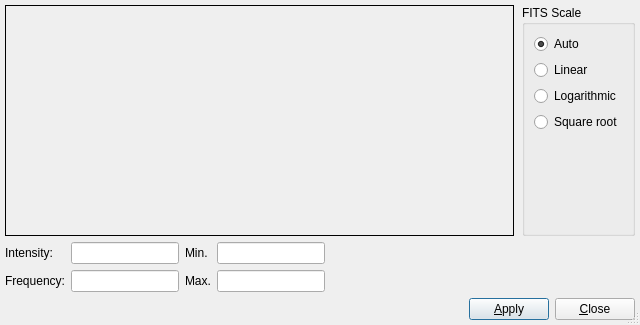
<ui version="4.0" >
 <class>FITSHistogramUI</class>
 <widget class="QDialog" name="FITSHistogramUI" >
  <property name="geometry" >
   <rect>
    <x>0</x>
    <y>0</y>
    <width>640</width>
    <height>325</height>
   </rect>
  </property>
  <property name="sizePolicy" >
   <sizepolicy>
    <hsizetype>5</hsizetype>
    <vsizetype>5</vsizetype>
    <horstretch>0</horstretch>
    <verstretch>0</verstretch>
   </sizepolicy>
  </property>
  <property name="minimumSize" >
   <size>
    <width>640</width>
    <height>325</height>
   </size>
  </property>
  <property name="maximumSize" >
   <size>
    <width>16777215</width>
    <height>16777215</height>
   </size>
  </property>
  <property name="windowTitle" >
   <string>Histogram</string>
  </property>
  <property name="sizeGripEnabled" >
   <bool>true</bool>
  </property>
  <layout class="QVBoxLayout" >
   <property name="margin" >
    <number>5</number>
   </property>
   <property name="spacing" >
    <number>6</number>
   </property>
   <item>
    <layout class="QHBoxLayout" >
     <property name="margin" >
      <number>0</number>
     </property>
     <property name="spacing" >
      <number>8</number>
     </property>
     <item>
      <widget class="histDrawArea" name="histFrame" >
       <property name="sizePolicy" >
        <sizepolicy>
         <hsizetype>7</hsizetype>
         <vsizetype>5</vsizetype>
         <horstretch>0</horstretch>
         <verstretch>0</verstretch>
        </sizepolicy>
       </property>
       <property name="minimumSize" >
        <size>
         <width>500</width>
         <height>200</height>
        </size>
       </property>
       <property name="maximumSize" >
        <size>
         <width>16777215</width>
         <height>16777215</height>
        </size>
       </property>
       <property name="frameShape" >
        <enum>QFrame::Box</enum>
       </property>
       <property name="frameShadow" >
        <enum>QFrame::Plain</enum>
       </property>
       <property name="lineWidth" >
        <number>1</number>
       </property>
      </widget>
     </item>
     <item>
      <widget class="QGroupBox" name="FITSScaleGroup" >
       <property name="windowModality" >
        <enum>Qt::NonModal</enum>
       </property>
       <property name="sizePolicy" >
        <sizepolicy>
         <hsizetype>5</hsizetype>
         <vsizetype>5</vsizetype>
         <horstretch>0</horstretch>
         <verstretch>0</verstretch>
        </sizepolicy>
       </property>
       <property name="layoutDirection" >
        <enum>Qt::LeftToRight</enum>
       </property>
       <property name="autoFillBackground" >
        <bool>false</bool>
       </property>
       <property name="title" >
        <string>FITS Scale</string>
       </property>
       <layout class="QVBoxLayout" >
        <property name="margin" >
         <number>9</number>
        </property>
        <property name="spacing" >
         <number>6</number>
        </property>
        <item>
         <widget class="QRadioButton" name="autoR" >
          <property name="text" >
           <string>Auto</string>
          </property>
          <property name="checked" >
           <bool>true</bool>
          </property>
         </widget>
        </item>
        <item>
         <widget class="QRadioButton" name="linearR" >
          <property name="text" >
           <string>Linear</string>
          </property>
         </widget>
        </item>
        <item>
         <widget class="QRadioButton" name="logR" >
          <property name="text" >
           <string>Logarithmic</string>
          </property>
         </widget>
        </item>
        <item>
         <widget class="QRadioButton" name="sqrtR" >
          <property name="text" >
           <string>Square root</string>
          </property>
         </widget>
        </item>
        <item>
         <spacer>
          <property name="orientation" >
           <enum>Qt::Vertical</enum>
          </property>
          <property name="sizeHint" >
           <size>
            <width>20</width>
            <height>40</height>
           </size>
          </property>
         </spacer>
        </item>
       </layout>
      </widget>
     </item>
    </layout>
   </item>
   <item>
    <layout class="QGridLayout" >
     <property name="margin" >
      <number>0</number>
     </property>
     <property name="spacing" >
      <number>6</number>
     </property>
     <item row="1" column="2" >
      <widget class="QLabel" name="maxLabel" >
       <property name="text" >
        <string>Max.</string>
       </property>
      </widget>
     </item>
     <item row="0" column="1" >
      <widget class="QLineEdit" name="intensityOUT" >
       <property name="sizePolicy" >
        <sizepolicy>
         <hsizetype>5</hsizetype>
         <vsizetype>0</vsizetype>
         <horstretch>0</horstretch>
         <verstretch>0</verstretch>
        </sizepolicy>
       </property>
      </widget>
     </item>
     <item row="0" column="4" >
      <spacer>
       <property name="orientation" >
        <enum>Qt::Horizontal</enum>
       </property>
       <property name="sizeType" >
        <enum>QSizePolicy::Expanding</enum>
       </property>
       <property name="sizeHint" >
        <size>
         <width>130</width>
         <height>20</height>
        </size>
       </property>
      </spacer>
     </item>
     <item row="0" column="3" >
      <widget class="QLineEdit" name="minOUT" >
       <property name="sizePolicy" >
        <sizepolicy>
         <hsizetype>5</hsizetype>
         <vsizetype>0</vsizetype>
         <horstretch>0</horstretch>
         <verstretch>0</verstretch>
        </sizepolicy>
       </property>
      </widget>
     </item>
     <item row="0" column="0" >
      <widget class="QLabel" name="intensityLabel" >
       <property name="text" >
        <string>Intensity:</string>
       </property>
      </widget>
     </item>
     <item row="1" column="1" >
      <widget class="QLineEdit" name="frequencyOUT" >
       <property name="sizePolicy" >
        <sizepolicy>
         <hsizetype>5</hsizetype>
         <vsizetype>0</vsizetype>
         <horstretch>0</horstretch>
         <verstretch>0</verstretch>
        </sizepolicy>
       </property>
      </widget>
     </item>
     <item row="1" column="0" >
      <widget class="QLabel" name="frequencyLabel" >
       <property name="text" >
        <string>Frequency:</string>
       </property>
      </widget>
     </item>
     <item row="0" column="2" >
      <widget class="QLabel" name="minLabel" >
       <property name="text" >
        <string>Min.</string>
       </property>
      </widget>
     </item>
     <item row="1" column="3" >
      <widget class="QLineEdit" name="maxOUT" >
       <property name="sizePolicy" >
        <sizepolicy>
         <hsizetype>5</hsizetype>
         <vsizetype>0</vsizetype>
         <horstretch>0</horstretch>
         <verstretch>0</verstretch>
        </sizepolicy>
       </property>
      </widget>
     </item>
    </layout>
   </item>
   <item>
    <layout class="QHBoxLayout" >
     <property name="margin" >
      <number>0</number>
     </property>
     <property name="spacing" >
      <number>6</number>
     </property>
     <item>
      <spacer>
       <property name="orientation" >
        <enum>Qt::Horizontal</enum>
       </property>
       <property name="sizeType" >
        <enum>QSizePolicy::Expanding</enum>
       </property>
       <property name="sizeHint" >
        <size>
         <width>270</width>
         <height>20</height>
        </size>
       </property>
      </spacer>
     </item>
     <item>
      <widget class="QPushButton" name="applyB" >
       <property name="text" >
        <string>&amp;Apply</string>
       </property>
       <property name="autoDefault" >
        <bool>true</bool>
       </property>
       <property name="default" >
        <bool>true</bool>
       </property>
      </widget>
     </item>
     <item>
      <widget class="QPushButton" name="cancelB" >
       <property name="text" >
        <string>&amp;Close</string>
       </property>
       <property name="autoDefault" >
        <bool>true</bool>
       </property>
      </widget>
     </item>
    </layout>
   </item>
  </layout>
 </widget>
 <layoutdefault spacing="6" margin="11" />
 <pixmapfunction>qPixmapFromMimeSource</pixmapfunction>
 <customwidgets>
  <customwidget>
   <class>histDrawArea</class>
   <extends>QFrame</extends>
   <header>widgets/fitshistogramdraw.h</header>
  </customwidget>
 </customwidgets>
 <resources/>
 <connections>
  <connection>
   <sender>cancelB</sender>
   <signal>clicked()</signal>
   <receiver>FITSHistogramUI</receiver>
   <slot>reject()</slot>
   <hints>
    <hint type="sourcelabel" >
     <x>592</x>
     <y>303</y>
    </hint>
    <hint type="destinationlabel" >
     <x>591</x>
     <y>316</y>
    </hint>
   </hints>
  </connection>
 </connections>
</ui>
